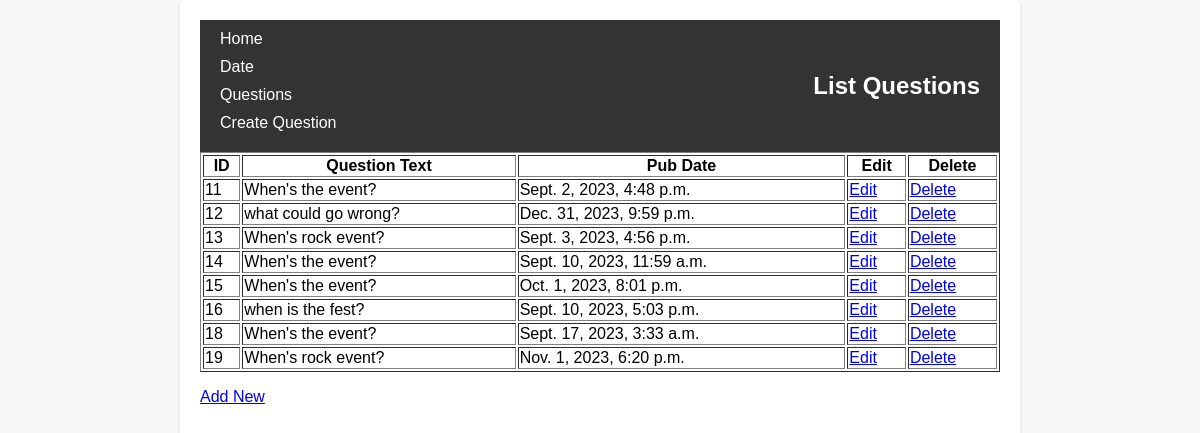
The page /save_the_date/questions/ on the database its author committed.
### save_the_date/models.py (models this page shows)
class Question(models.Model):
    question_text = models.CharField(max_length=200)
    pub_date = models.DateTimeField("pub_date")

### save_the_date/views.py (the view)
# urls.py: path('questions/', views.questions_list, name='questions_list'),
def questions_list(request):
    questions = Question.objects.all()
    return render(request, 'questions_list.html', {'questions': questions})

### save_the_date/templates/questions_list.html (shortened to what this page needs)
{% load static %}
<!DOCTYPE html>
<html>
<head>
    <link rel="stylesheet" href="{% static 'css/styles.css' %}">
</head>
<body>
    <div class="container">
        <header class="header">
            <nav class="sidebar">
                <ul class="nav-links">
                    <li><a href="/">Home</a></li>
                    <li><a href="/save_the_date/date/">Date</a></li>
                    <li><a href="/save_the_date/questions/">Questions</a></li>
                    <li><a href="/save_the_date/question/create/">Create Question</a></li>
                </ul>
            </nav>
            <h1>List Questions</h1>
        </header>
    <table border="1">
        <thead>
            <tr>
                <th>ID</th>
                <th>Question Text</th>
                <th>Pub Date</th>
                <th>Edit</th>
                <th>Delete</th>
            </tr>
        </thead>
        <tbody>
            {% for question in questions %}
            <tr>
                <td>{{ question.id }}</td>
                <td>{{ question.question_text }}</td>
                <td>{{ question.pub_date }}</td>
                <td><a href="/save_the_date/question/update/{{ question.id }}">Edit</a></td>
                <td><a href="/save_the_date/question/delete/{{ question.id }}">Delete</a></td>
            </tr>
            {% endfor %}
        </tbody>
    </table>
    <p><a href="/save_the_date/question/create">Add New</a></p>
    </div>
</body>
</html>

### save_the_date/static/css/styles.css (style rules this page uses)
body { font-family: Arial, sans-serif; background-color: #f7f7f7; }
.container { max-width: 800px; margin: 0 auto; padding: 20px; background-color: #ffffff; box-shadow: 0 0 5px rgba(0, 0, 0, 0.1); border-radius: 5px; }
.header { background-color: #333; color: #fff; padding: 10px 20px; display: flex; align-items: center; justify-content: space-between; }
.header h1 { font-size: 24px; margin: 0; padding: 0; }
.header a { text-decoration: none; color: #007bff; }
body { font-family: Arial, sans-serif; margin: 0; background-color: #f7f7f7; }
.container { display: flex; flex-direction: column; min-height: 100vh; }
.sidebar { display: flex; flex-direction: column; align-items: flex-start; }
.nav-links { list-style: none; padding: 0; margin: 0; }
.nav-links li { margin-bottom: 10px; }
.nav-links a { text-decoration: none; color: #fff; }

### rows shown on the page
Question: id "11", question_text "When's the event?", pub_date "Sept. 2, 2023, 4:48 p.m."
Question: id "12", question_text "what could go wrong?", pub_date "Dec. 31, 2023, 9:59 p.m."
Question: id "13", question_text "When's rock event?", pub_date "Sept. 3, 2023, 4:56 p.m."
Question: id "14", question_text "When's the event?", pub_date "Sept. 10, 2023, 11:59 a.m."
Question: id "15", question_text "When's the event?", pub_date "Oct. 1, 2023, 8:01 p.m."
Question: id "16", question_text "when is the fest?", pub_date "Sept. 10, 2023, 5:03 p.m."
Question: id "18", question_text "When's the event?", pub_date "Sept. 17, 2023, 3:33 a.m."
Question: id "19", question_text "When's rock event?", pub_date "Nov. 1, 2023, 6:20 p.m."
